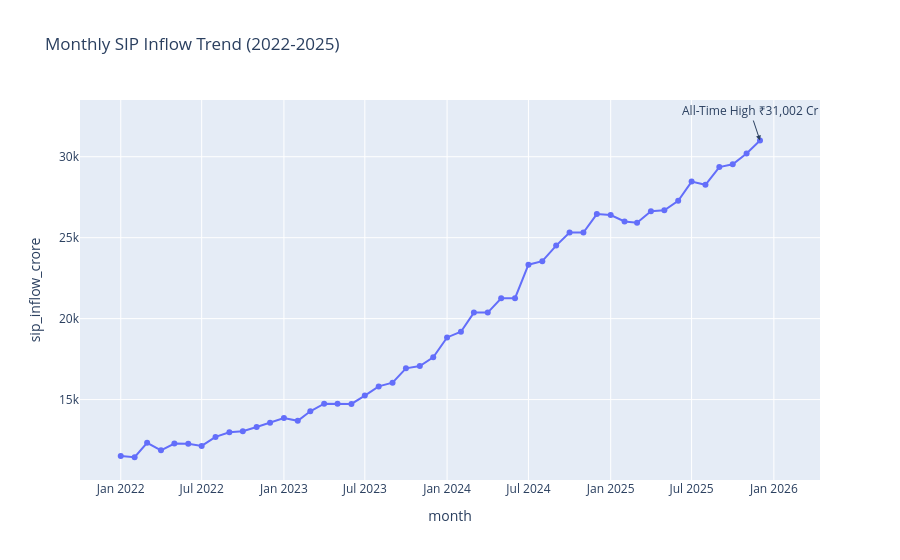

Notebook source saved alongside this figure:
### Markdown cell above
## Insight 3

Monthly SIP inflows reached record highs during the study period, demonstrating increasing participation from retail investors.

**Reference:** Chart 03 – Monthly SIP Inflow Trend

### Code cell
# CHART 03 - SIP INFLOW TIME SERIES (2022–2025)

import plotly.express as px

# Convert month column to datetime
sip["month"] = pd.to_datetime(sip["month"])

# Find highest SIP inflow
highest_sip = sip.loc[sip["sip_inflow_crore"].idxmax()]

# Create chart
fig = px.line(
    sip,
    x="month",
    y="sip_inflow_crore",
    markers=True,
    title="Monthly SIP Inflow Trend (2022-2025)"
)

# Add annotation
fig.add_annotation(
    x=str(highest_sip["month"].date()),
    y=highest_sip["sip_inflow_crore"],
    text=f"All-Time High ₹{highest_sip['sip_inflow_crore']:,} Cr",
    showarrow=True,
    arrowhead=2
)

fig.show()

# Save as HTML (safer than PNG)
fig.write_image(
    "G:/bluestock_mf_capstone/reports/charts/chart_03_sip_inflow_trend.png"
)

print("Chart 03 Created Successfully")

### Figure 1 — Plotly figure (JSON) as saved in the notebook; plotly's stock layout.template omitted (floating-point values rounded to 4 significant figures)
{"data": [{"hovertemplate": "month=%{x}<br>sip_inflow_crore=%{y}<extra></extra>", "legendgroup": "", "line": {"color": "#636efa", "dash": "solid"}, "marker": {"symbol": "circle"}, "mode": "lines+markers", "name": "", "orientation": "v", "showlegend": false, "type": "scatter", "x": ["2022-01-01T00:00:00", "2022-02-01T00:00:00", "2022-03-01T00:00:00", "2022-04-01T00:00:00", "2022-05-01T00:00:00", "2022-06-01T00:00:00", "2022-07-01T00:00:00", "2022-08-01T00:00:00", "2022-09-01T00:00:00", "2022-10-01T00:00:00", "2022-11-01T00:00:00", "2022-12-01T00:00:00", "2023-01-01T00:00:00", "2023-02-01T00:00:00", "2023-03-01T00:00:00", "2023-04-01T00:00:00", "2023-05-01T00:00:00", "2023-06-01T00:00:00", "2023-07-01T00:00:00", "2023-08-01T00:00:00", "2023-09-01T00:00:00", "2023-10-01T00:00:00", "2023-11-01T00:00:00", "2023-12-01T00:00:00", "2024-01-01T00:00:00", "2024-02-01T00:00:00", "2024-03-01T00:00:00", "2024-04-01T00:00:00", "2024-05-01T00:00:00", "2024-06-01T00:00:00", "2024-07-01T00:00:00", "2024-08-01T00:00:00", "2024-09-01T00:00:00", "2024-10-01T00:00:00", "2024-11-01T00:00:00", "2024-12-01T00:00:00", "2025-01-01T00:00:00", "2025-02-01T00:00:00", "2025-03-01T00:00:00", "2025-04-01T00:00:00", "2025-05-01T00:00:00", "2025-06-01T00:00:00", "2025-07-01T00:00:00", "2025-08-01T00:00:00", "2025-09-01T00:00:00", "2025-10-01T00:00:00", "2025-11-01T00:00:00", "2025-12-01T00:00:00"], "xaxis": "x", "y": [11517, 11438, 12328, 11863, 12286, 12276, 12140, 12694, 12976, 13040, 13306, 13573, 13856, 13687, 14276, 14749, 14749, 14734, 15245, 15814, 16042, 16928, 17073, 17610, 18838, 19187, 20371, 20371, 21262, 21262, 23332, 23547, 24509, 25323, 25320, 26459, 26400, 25999, 25926, 26632, 26688, 27274, 28464, 28265, 29361, 29529, 30200, 31002], "yaxis": "y"}], "layout": {"annotations": [{"arrowhead": 2, "showarrow": true, "text": "All-Time High ₹31,002 Cr", "x": "2025-12-01", "y": 31002}], "legend": {"tracegroupgap": 0}, "title": {"text": "Monthly SIP Inflow Trend (2022-2025)"}, "xaxis": {"anchor": "y", "domain": [0, 1], "title": {"text": "month"}}, "yaxis": {"anchor": "x", "domain": [0, 1], "title": {"text": "sip_inflow_crore"}}}}
